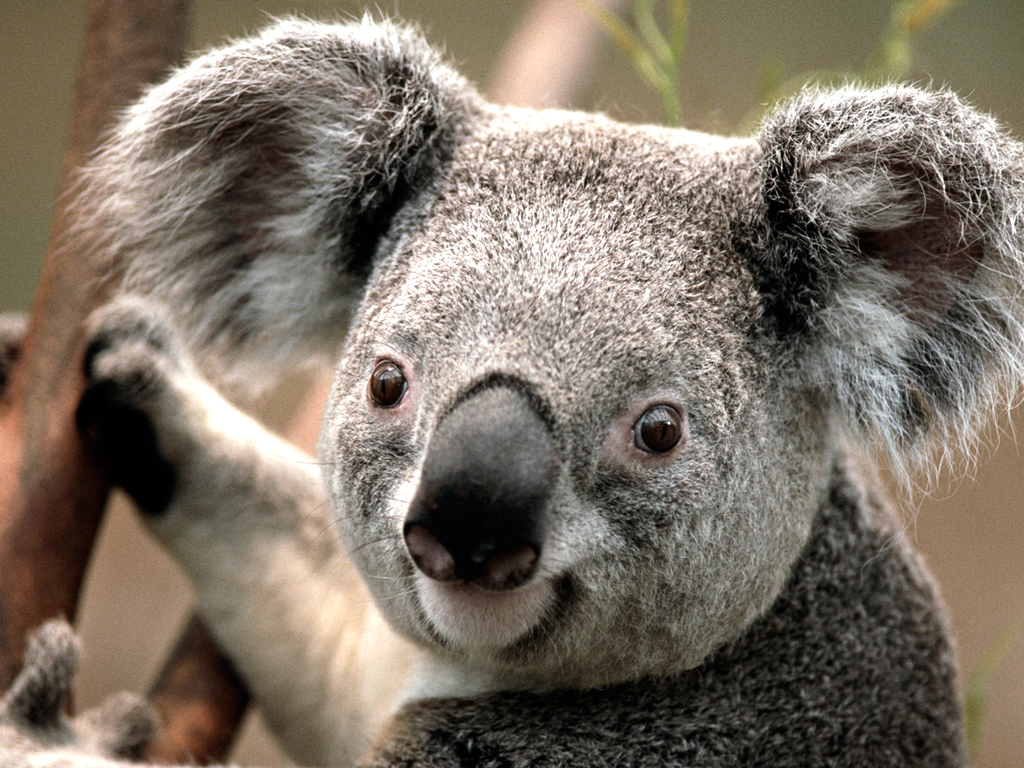
//> input picture opencv/pic.jpg, 1024 x 768 px
$ ./showpic   (built with g++ and OpenCV 4)
//> lines starting //> are read from the running program, lines starting //| are printed output that depends on the picture
#include <opencv2\highgui.hpp>
#include <opencv2\imgproc.hpp>

using namespace cv;

void main(){
	Mat img = imread("pic.jpg");
//> img is the input picture: 768 rows x 1024 cols, CV_8UC3; mean B, G, R 102, 114.7, 125.4
	//改变尺寸
	Mat imgSize ;
	resize(img,imgSize,Size(300,210),0,0,CV_INTER_LINEAR);
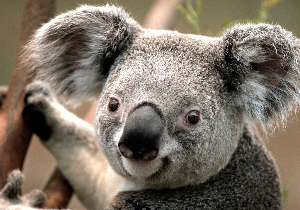
//> imgSize: 210 rows x 300 cols, CV_8UC3; mean B, G, R 101.8, 114.6, 125.2
	imshow("原图",imgSize);
	//腐蚀图
	Mat erodeElement = getStructuringElement(MORPH_CROSS,Size(10,10));
	Mat dstImg;
	erode(imgSize , dstImg ,erodeElement);
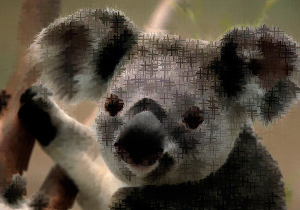
//> dstImg: 210 rows x 300 cols, CV_8UC3; mean B, G, R 61, 74.3, 84.2
	imshow("腐蚀图",dstImg);
	//模糊图
	Mat blurImage;
	blur(imgSize,blurImage,Size(10,10));
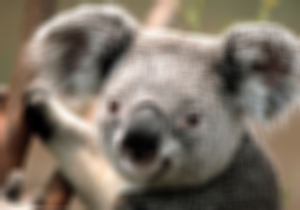
//> blurImage: 210 rows x 300 cols, CV_8UC3; mean B, G, R 101.8, 114.6, 125.3
	imshow("模糊图",blurImage);
	//灰度图
	Mat grayImage;
	cvtColor(imgSize,grayImage,CV_BGR2GRAY);
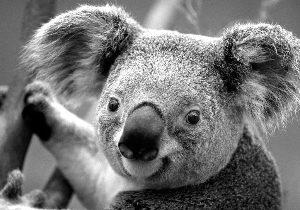
//> grayImage: 210 rows x 300 cols, CV_8UC1; min 0, max 255, mean 116.3
	imshow("灰度图",grayImage);
	//降噪
	Mat edge;
	blur(grayImage,edge,Size(3,3));
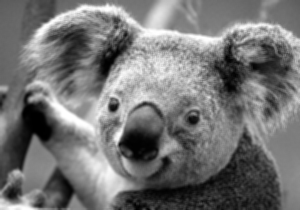
//> edge: 210 rows x 300 cols, CV_8UC1; min 0, max 255, mean 116.3
	imshow("降噪",edge);
	//边缘检测
	Canny(edge,edge,3,9,3);
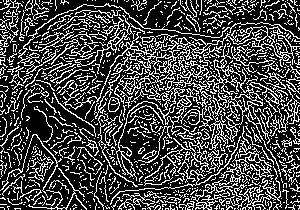
//> edge: 210 rows x 300 cols, CV_8UC1; 28.1% white in thin lines or dots
	imshow("边缘检测",edge);
	//等待任意键按下
	waitKey(0);
}
